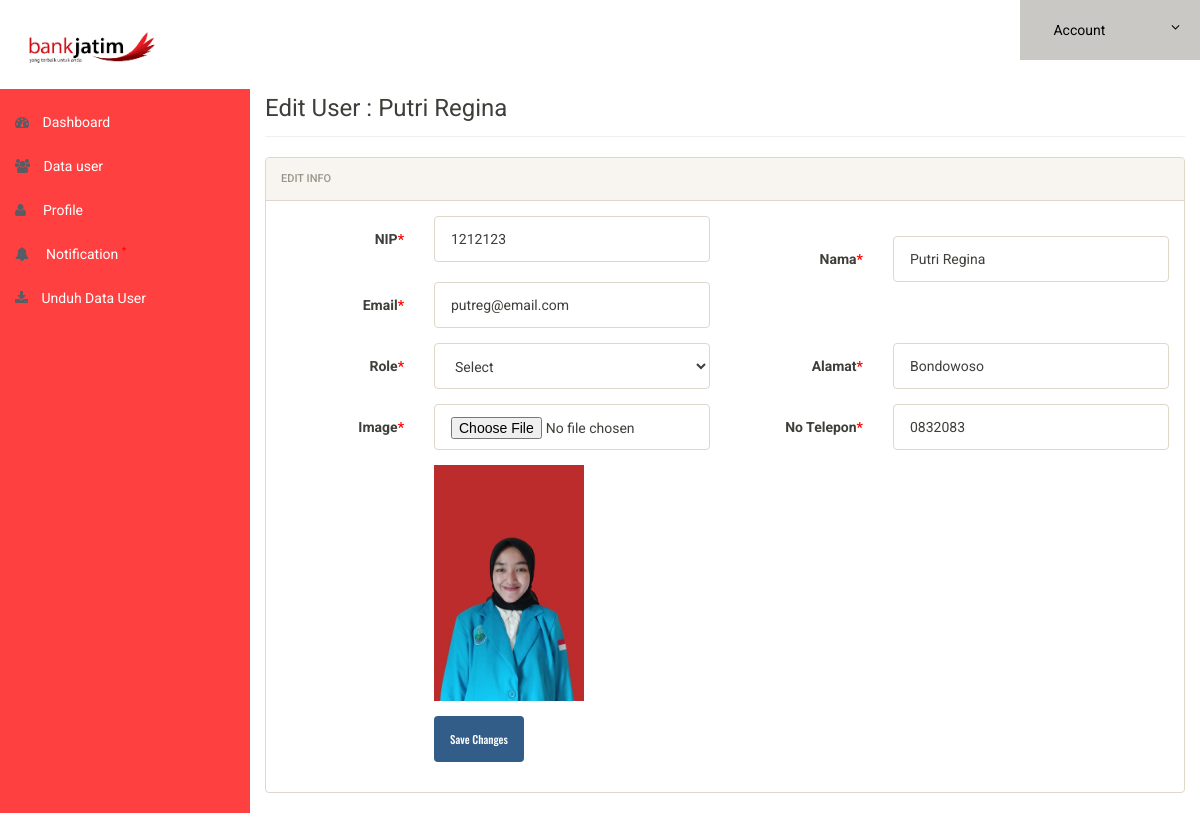
Before: /admin/edit-user.php?edit=21 (signed in) with the older database file.
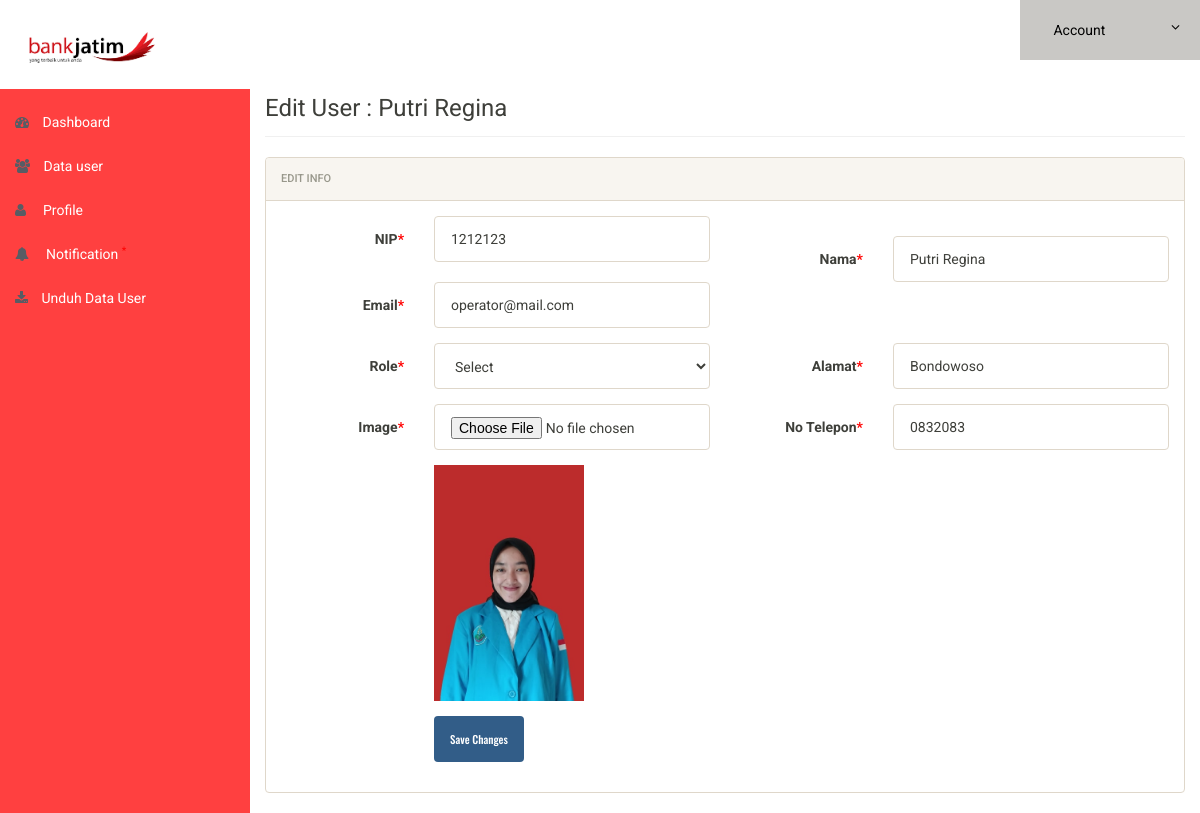
After: the same page with the newer database file.
### tables this page shows
CREATE TABLE `users` (
  `id` int(11) NOT NULL,
  `nip` int(11) NOT NULL,
  `name` varchar(50) NOT NULL,
  `email` varchar(50) NOT NULL,
  `password` varchar(50) NOT NULL,
  `role` varchar(50) NOT NULL,
  `mobile` varchar(50) NOT NULL,
  `designation` varchar(50) NOT NULL,
  `image` varchar(50) NOT NULL,
  `status` int(11) NOT NULL DEFAULT 0,
  `baned` enum('n','y') NOT NULL,
  `logintime` int(11) NOT NULL
);

### admin/edit-user.php (the view, shortened to what this page needs)
<?php
include('includes/config.php');
if(strlen($_SESSION['alogin'])==0)
	{
header('location:index.php');
}
else{
if(isset($_GET['edit']))
	{
		$editid=$_GET['edit'];
	}
?>
<!doctype html>
<html lang="en" class="no-js">
<head>
	<link rel="stylesheet" href="css/font-awesome.min.css">
	<link rel="stylesheet" href="css/bootstrap.min.css">
	<link rel="stylesheet" href="css/dataTables.bootstrap.min.css">
	<link rel="stylesheet" href="css/bootstrap-social.css">
	<link rel="stylesheet" href="css/bootstrap-select.css">
	<link rel="stylesheet" href="css/fileinput.min.css">
	<link rel="stylesheet" href="css/awesome-bootstrap-checkbox.css">
	<link rel="stylesheet" href="css/style.css">
</head>
<body>
<?php
		$sql = "SELECT * from users where id = :editid";
		$query = $dbh -> prepare($sql);
		$query->bindParam(':editid',$editid,PDO::PARAM_INT);
		$query->execute();
		$result=$query->fetch(PDO::FETCH_OBJ);
?>
	<?php include('includes/header.php');?>
	<div class="ts-main-content">
	<?php include('includes/leftbar.php');?>
		<div class="content-wrapper">
			<div class="container-fluid">
				<div class="row">
					<div class="col-md-12">
						<h3 class="page-title">Edit User : <?php echo htmlentities($result->name); ?></h3>
						<div class="row">
							<div class="col-md-12">
								<div class="panel panel-default">
									<div class="panel-heading">Edit Info</div>
									<div class="panel-body">
<form method="post" class="form-horizontal" enctype="multipart/form-data" name="imgform">
<div class="form-group">
<label class="col-sm-2 control-label">NIP<span style="color:red">*</span></label>
<div class="col-sm-4">
<input type="text" name="nip" class="form-control" required value="<?php echo htmlentities($result->nip);?>">
</div>
<br>
<label class="col-sm-2 control-label">Nama<span style="color:red">*</span></label>
<div class="col-sm-4">
<input type="text" name="name" class="form-control" required value="<?php echo htmlentities($result->name);?>">
</div>
<label class="col-sm-2 control-label">Email<span style="color:red">*</span></label>
<div class="col-sm-4">
<input type="email" name="email" class="form-control" required value="<?php echo htmlentities($result->email);?>">
</div>
</div>
<div class="form-group">
<label class="col-sm-2 control-label">Role<span style="color:red">*</span></label>
<div class="col-sm-4">
<select name="role" class="form-control" required>
							<option value="">Select</option>
                            </select>
</div>
<label class="col-sm-2 control-label">Alamat<span style="color:red">*</span></label>
<div class="col-sm-4">
<input type="text" name="designation" class="form-control" required value="<?php echo htmlentities($result->designation);?>">
</div>
</div>
<div class="form-group">
<label class="col-sm-2 control-label">Image<span style="color:red">*</span></label>
<div class="col-sm-4">
<input type="file" name="image" class="form-control">
</div>
<label class="col-sm-2 control-label">No Telepon<span style="color:red">*</span></label>
<div class="col-sm-4">
<input type="number" name="mobileno" class="form-control" required value="<?php echo htmlentities($result->mobile);?>">
</div>
</div>
<div class="form-group">
	<div class="col-sm-8 col-sm-offset-2">
		<img src="../images/<?php echo htmlentities($result->image);?>" width="150px"/>
</div>
</div>
<div class="form-group">
	<div class="col-sm-8 col-sm-offset-2">
		<button class="btn btn-primary" name="submit" type="submit">Save Changes</button>
	</div>
</div>
</form>
									</div>
								</div>
							</div>
						</div>
					</div>
				</div>
			</div>
		</div>
	</div>
</body>
</html>
<?php } ?>

Changed rows visible on the page:
changed users "Putri Regina": email "putreg@email.com" → "operator@mail.com"
